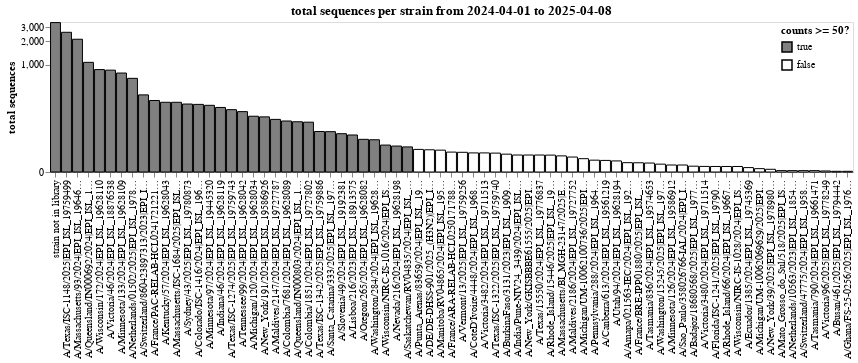

The cell this chart's notebook holds for it:
### Markdown cell above
Get total counts for each variant:

### Code cell
total_counts = (
    all_counts_by_date
    .groupby("variant", as_index=False)
    .aggregate(total_sequences=pd.NamedAgg("sequences", "sum"))
    .assign(sufficient_counts=lambda x: x["total_sequences"] >= min_counts)
)

total_counts_chart = (
    alt.Chart(total_counts)
    .encode(
        alt.X(
            "variant",
            sort=alt.SortField("total_sequences", order="descending"),
            title=None,
        ),
        alt.Y(
            "total_sequences",
            scale=alt.Scale(type="symlog", constant=50),
            title="total sequences",
            axis=alt.Axis(grid=False),
        ),
        alt.Fill(
            "sufficient_counts",
            scale=alt.Scale(range=["gray", "white"], domain=[True, False]),
            title=f"counts >= {min_counts}?",
            legend=alt.Legend(orient="top-right", offset=3)
        ),
        tooltip=total_counts.columns.tolist(),
    )
    .mark_bar(stroke="black")
    .properties(
        height=150,
        width=alt.Step(11),
        title=f"total sequences per strain from {date_start.date()} to {date_end.date()}",
    )
)

total_counts_chart

### Figure 1 — Vega-Lite specification as saved in the notebook (floating-point values rounded to 4 significant figures)
{"config": {"view": {"continuousWidth": 300, "continuousHeight": 300}}, "data": {"name": "data-e433a6e4839d4aa7586cbef7ff57d5f9"}, "mark": {"type": "bar", "stroke": "black"}, "encoding": {"fill": {"field": "sufficient_counts", "legend": {"offset": 3, "orient": "top-right"}, "scale": {"domain": [true, false], "range": ["gray", "white"]}, "title": "counts >= 50?", "type": "nominal"}, "tooltip": [{"field": "variant", "type": "nominal"}, {"field": "total_sequences", "type": "quantitative"}, {"field": "sufficient_counts", "type": "nominal"}], "x": {"field": "variant", "sort": {"field": "total_sequences", "order": "descending"}, "title": null, "type": "nominal"}, "y": {"axis": {"grid": false}, "field": "total_sequences", "scale": {"constant": 50, "type": "symlog"}, "title": "total sequences", "type": "quantitative"}}, "height": 150, "title": "total sequences per strain from 2024-04-01 to 2025-04-08", "width": {"step": 11}, "$schema": "https://vega.github.io/schema/vega-lite/v5.20.1.json", "datasets": {"data-e433a6e4839d4aa7586cbef7ff57d5f9": [{"variant": "A/Amapa/021563-IEC/2024|EPI_ISL_19266713|EPI3439495", "total_sequences": 15.17, "sufficient_counts": false}, {"variant": "A/Badajoz/18680568/2025|EPI_ISL_19775350|EPI4088693", "total_sequences": 9.0, "sufficient_counts": false}, {"variant": "A/BurkinaFaso/3131/2023|EPI_ISL_19093570", "total_sequences": 33.0, "sufficient_counts": false}, {"variant": "A/Busan/461/2025|EPI_ISL_19794442", "total_sequences": 1.0, "sufficient_counts": false}, {"variant": "A/Canberra/613/2024|EPI_ISL_19561219", "total_sequences": 19.5, "sufficient_counts": false}, {"variant": "A/Colombia/1851/2024|EPI_ISL_19727802", "total_sequences": 156.0, "sufficient_counts": true}, {"variant": "A/Colombia/7681/2024|EPI_ISL_19628089", "total_sequences": 163.0, "sufficient_counts": true}, {"variant": "A/Colorado/ISC-1416/2024|EPI_ISL_19628516", "total_sequences": 291.5, "sufficient_counts": true}, {"variant": "A/CoteD'Ivoire/4448/2024|EPI_ISL_19687843", "total_sequences": 36.0, "sufficient_counts": false}, {"variant": "A/DE/DE-DHSS-901/2025_(H3N2)|EPI_ISL_19720065|EPI3923199", "total_sequences": 44.0, "sufficient_counts": false}, {"variant": "A/Ecuador/1385/2024|EPI_ISL_19745369", "total_sequences": 6.667, "sufficient_counts": false}, {"variant": "A/Florida/ISC-1241/2025|EPI_ISL_19790412|EPI4135634", "total_sequences": 8.5, "sufficient_counts": false}, {"variant": "A/France/ARA-RELAB-HCL025017178801/2025|EPI_ISL_19708803|EPI3894630", "total_sequences": 38.0, "sufficient_counts": false}, {"variant": "A/France/BRE-IPP01880/2025|EPI_ISL_19731877|EPI3961949", "total_sequences": 15.0, "sufficient_counts": false}, {"variant": "A/France/PAC-RELAB-HCL024172122101/2024|EPI_ISL_19556698", "total_sequences": 331.5, "sufficient_counts": true}, {"variant": "A/Ghana/FS-25-0256/2025|EPI_ISL_19762385", "total_sequences": 1.0, "sufficient_counts": false}, {"variant": "A/India/Pune-NIV24_3439/2024|EPI_ISL_19705954", "total_sequences": 31.0, "sufficient_counts": false}, {"variant": "A/Indiana/46/2024|EPI_ISL_19628119", "total_sequences": 263.1, "sufficient_counts": true}, {"variant": "A/Kentucky/57/2024|EPI_ISL_19628043", "total_sequences": 312.5, "sufficient_counts": true}, {"variant": "A/Lisboa/216/2023|EPI_ISL_18913575", "total_sequences": 93.1, "sufficient_counts": true}, {"variant": "A/Maldives/2147/2024|EPI_ISL_19727787", "total_sequences": 173.0, "sufficient_counts": true}, {"variant": "A/Maldives/2186/2024|EPI_ISL_19727752", "total_sequences": 26.5, "sufficient_counts": false}, {"variant": "A/Manitoba/RV04865/2024|EPI_ISL_19565836", "total_sequences": 43.0, "sufficient_counts": false}, {"variant": "A/Massachusetts/93/2024|EPI_ISL_19646975", "total_sequences": 2125.0, "sufficient_counts": true}, {"variant": "A/Massachusetts/BI_MGH-23147/2025|EPI_ISL_19769038|EPI4070676", "total_sequences": 29.0, "sufficient_counts": false}, {"variant": "A/Massachusetts/ISC-1684/2025|EPI_ISL_19790438", "total_sequences": 312.5, "sufficient_counts": true}, {"variant": "A/Mato_Grosso_do_Sul/518/2025|EPI_ISL_19755351|EPI4034210", "total_sequences": 2.0, "sufficient_counts": false}, {"variant": "A/Michigan/120/2024|EPI_ISL_19628034", "total_sequences": 194.0, "sufficient_counts": true}, {"variant": "A/Michigan/UM-10062069629/2025|EPI_ISL_19754645|EPI4032322", "total_sequences": 5.0, "sufficient_counts": false}, {"variant": "A/Michigan/UM-10062100736/2025|EPI_ISL_19754053|EPI4028619", "total_sequences": 23.0, "sufficient_counts": false}, {"variant": "A/Minnesota/126/2024|EPI_ISL_19586912", "total_sequences": 11.0, "sufficient_counts": false}, {"variant": "A/Minnesota/133/2024|EPI_ISL_19628109", "total_sequences": 782.5, "sufficient_counts": true}, {"variant": "A/Minnesota/97/2024|EPI_ISL_19445320", "total_sequences": 282.6, "sufficient_counts": true}, {"variant": "A/Netherlands/01502/2025|EPI_ISL_19786781", "total_sequences": 666.2, "sufficient_counts": true}, {"variant": "A/Netherlands/10563/2023|EPI_ISL_18545932", "total_sequences": 2.0, "sufficient_counts": false}, {"variant": "A/Nevada/216/2024|EPI_ISL_19628198", "total_sequences": 54.5, "sufficient_counts": true}, {"variant": "A/New_York/191/2024|EPI_ISL_19586926", "total_sequences": 189.5, "sufficient_counts": true}, {"variant": "A/New_York/39/2025|EPI_ISL_19789808|EPI4131294", "total_sequences": 4.0, "sufficient_counts": false}, {"variant": "A/New_York/GKISBBBE61555/2025|EPI_ISL_19777744|EPI4101537", "total_sequences": 31.0, "sufficient_counts": false}, {"variant": "A/Oregon/265/2024|EPI_ISL_19628082", "total_sequences": 76.5, "sufficient_counts": true}, {"variant": "A/Pennsylvania/288/2024|EPI_ISL_19646959", "total_sequences": 20.0, "sufficient_counts": false}, {"variant": "A/Punta_Arenas/83659/2024|EPI_ISL_19652846", "total_sequences": 45.0, "sufficient_counts": false}, {"variant": "A/Queensland/IN000692/2024|EPI_ISL_19664768", "total_sequences": 1078.0, "sufficient_counts": true}, {"variant": "A/Queensland/IN000803/2024|EPI_ISL_19664823", "total_sequences": 158.5, "sufficient_counts": true}, {"variant": "A/Rhode_Island/15446/2025|EPI_ISL_19774046", "total_sequences": 30.83, "sufficient_counts": false}, {"variant": "A/Rhode_Island/66/2024|EPI_ISL_19667940", "total_sequences": 8.5, "sufficient_counts": false}, {"variant": "A/Santa_Catarina/333/2025|EPI_ISL_19786875", "total_sequences": 107.3, "sufficient_counts": true}, {"variant": "A/Sao_Paulo/358026766-IAL/2024|EPI_ISL_19647100", "total_sequences": 11.0, "sufficient_counts": false}, {"variant": "A/Saskatchewan/RV04835/2024|EPI_ISL_19565825", "total_sequences": 52.0, "sufficient_counts": true}, {"variant": "A/Slovenia/49/2024|EPI_ISL_19192381", "total_sequences": 98.5, "sufficient_counts": true}, {"variant": "A/Switzerland/47775/2024|EPI_ISL_19586736", "total_sequences": 2.0, "sufficient_counts": false}, {"variant": "A/Switzerland/860423897313/2023|EPI_ISL_19654915", "total_sequences": 397.5, "sufficient_counts": true}, {"variant": "A/Sydney/43/2025|EPI_ISL_19780873", "total_sequences": 295.0, "sufficient_counts": true}, {"variant": "A/Tasmania/790/2024|EPI_ISL_19661471", "total_sequences": 2.0, "sufficient_counts": false}, {"variant": "A/Tasmania/836/2024|EPI_ISL_19574653", "total_sequences": 14.5, "sufficient_counts": false}, {"variant": "A/Tennessee/99/2024|EPI_ISL_19628042", "total_sequences": 228.0, "sufficient_counts": true}, {"variant": "A/Texas/15550/2024|EPI_ISL_19776837", "total_sequences": 31.0, "sufficient_counts": false}, {"variant": "A/Texas/ISC-1148/2025|EPI_ISL_19759499", "total_sequences": 2600.0, "sufficient_counts": true}, {"variant": "A/Texas/ISC-1274/2025|EPI_ISL_19759743", "total_sequences": 244.0, "sufficient_counts": true}, {"variant": "A/Texas/ISC-1322/2025|EPI_ISL_19759740", "total_sequences": 35.5, "sufficient_counts": false}, {"variant": "A/Texas/ISC-1342/2025|EPI_ISL_19759886", "total_sequences": 108.0, "sufficient_counts": true}, {"variant": "A/Utah/94/2024|EPI_ISL_19628194", "total_sequences": 18.5, "sufficient_counts": false}, {"variant": "A/Vermont/13/2025|EPI_ISL_19759256", "total_sequences": 37.5, "sufficient_counts": false}, {"variant": "A/Victoria/3480/2024|EPI_ISL_19711514", "total_sequences": 8.6, "sufficient_counts": false}, {"variant": "A/Victoria/3482/2024|EPI_ISL_19711513", "total_sequences": 36.0, "sufficient_counts": false}, {"variant": "A/Victoria/46/2024|EPI_ISL_18876538", "total_sequences": 853.5, "sufficient_counts": true}, {"variant": "A/Victoria/96/2025|EPI_ISL_19778249", "total_sequences": 1.5, "sufficient_counts": false}, {"variant": "A/Washington/15245/2025|EPI_ISL_19756265", "total_sequences": 12.5, "sufficient_counts": false}, {"variant": "A/Washington/284/2024|EPI_ISL_19628073", "total_sequences": 75.0, "sufficient_counts": true}, {"variant": "A/Wisconsin/172/2024|EPI_ISL_19628110", "total_sequences": 868.3, "sufficient_counts": true}, {"variant": "A/Wisconsin/NIRC-IS-1016/2024|EPI_ISL_19628582", "total_sequences": 57.5, "sufficient_counts": true}, {"variant": "A/Wisconsin/NIRC-IS-1028/2024|EPI_ISL_19628591", "total_sequences": 8.5, "sufficient_counts": false}, {"variant": "strain not in library", "total_sequences": 3441.0, "sufficient_counts": true}]}}
